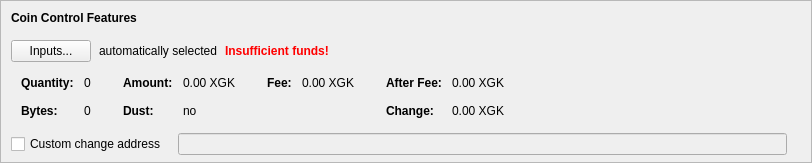
    <widget class="QFrame" name="frameCoinControl">
     <property name="sizePolicy">
      <sizepolicy hsizetype="Expanding" vsizetype="Expanding">
       <horstretch>0</horstretch>
       <verstretch>0</verstretch>
      </sizepolicy>
     </property>
     <property name="maximumSize">
      <size>
       <width>16777215</width>
       <height>16777215</height>
      </size>
     </property>
     <property name="frameShape">
      <enum>QFrame::StyledPanel</enum>
     </property>
     <property name="frameShadow">
      <enum>QFrame::Sunken</enum>
     </property>
     <layout class="QVBoxLayout" name="verticalLayoutCoinControl2">
      <property name="spacing">
       <number>0</number>
      </property>
      <property name="leftMargin">
       <number>0</number>
      </property>
      <property name="topMargin">
       <number>0</number>
      </property>
      <property name="rightMargin">
       <number>0</number>
      </property>
      <property name="bottomMargin">
       <number>6</number>
      </property>
      <item>
       <layout class="QVBoxLayout" name="verticalLayoutCoinControl" stretch="0,0,0,0,1">
        <property name="spacing">
         <number>0</number>
        </property>
        <property name="leftMargin">
         <number>10</number>
        </property>
        <property name="topMargin">
         <number>10</number>
        </property>
        <item>
         <layout class="QHBoxLayout" name="horizontalLayoutCoinControl1">
          <property name="bottomMargin">
           <number>15</number>
          </property>
          <item>
           <widget class="QLabel" name="labelCoinControlFeatures">
            <property name="sizePolicy">
             <sizepolicy hsizetype="Preferred" vsizetype="Maximum">
              <horstretch>0</horstretch>
              <verstretch>0</verstretch>
             </sizepolicy>
            </property>
            <property name="font">
             <font>
              <weight>75</weight>
              <bold>true</bold>
             </font>
            </property>
            <property name="styleSheet">
             <string notr="true">font-weight:bold;</string>
            </property>
            <property name="text">
             <string>Coin Control Features</string>
            </property>
           </widget>
          </item>
         </layout>
        </item>
        <item>
         <layout class="QHBoxLayout" name="horizontalLayoutCoinControl2" stretch="0,0,0,0">
          <property name="spacing">
           <number>8</number>
          </property>
          <property name="bottomMargin">
           <number>10</number>
          </property>
          <item>
           <widget class="QPushButton" name="pushButtonCoinControl">
            <property name="styleSheet">
             <string notr="true"/>
            </property>
            <property name="text">
             <string>Inputs...</string>
            </property>
            <property name="autoDefault">
             <bool>false</bool>
            </property>
           </widget>
          </item>
          <item>
           <widget class="QLabel" name="labelCoinControlAutomaticallySelected">
            <property name="text">
             <string>automatically selected</string>
            </property>
            <property name="margin">
             <number>5</number>
            </property>
           </widget>
          </item>
          <item>
           <widget class="QLabel" name="labelCoinControlInsuffFunds">
            <property name="font">
             <font>
              <weight>75</weight>
              <bold>true</bold>
             </font>
            </property>
            <property name="styleSheet">
             <string notr="true">color:red;font-weight:bold;</string>
            </property>
            <property name="text">
             <string>Insufficient funds!</string>
            </property>
            <property name="margin">
             <number>5</number>
            </property>
           </widget>
          </item>
          <item>
           <spacer name="horizontalSpacerCoinControl">
            <property name="orientation">
             <enum>Qt::Horizontal</enum>
            </property>
            <property name="sizeHint" stdset="0">
             <size>
              <width>40</width>
              <height>1</height>
             </size>
            </property>
           </spacer>
          </item>
         </layout>
        </item>
        <item>
         <widget class="QWidget" name="widgetCoinControl" native="true">
          <property name="sizePolicy">
           <sizepolicy hsizetype="Preferred" vsizetype="Preferred">
            <horstretch>0</horstretch>
            <verstretch>0</verstretch>
           </sizepolicy>
          </property>
          <property name="minimumSize">
           <size>
            <width>0</width>
            <height>0</height>
           </size>
          </property>
          <property name="styleSheet">
           <string notr="true"/>
          </property>
          <layout class="QHBoxLayout" name="horizontalLayoutCoinControl5">
           <property name="leftMargin">
            <number>0</number>
           </property>
           <property name="topMargin">
            <number>0</number>
           </property>
           <property name="rightMargin">
            <number>0</number>
           </property>
           <property name="bottomMargin">
            <number>0</number>
           </property>
           <item>
            <layout class="QHBoxLayout" name="horizontalLayoutCoinControl3" stretch="0,0,0,1">
             <property name="spacing">
              <number>20</number>
             </property>
             <property name="topMargin">
              <number>0</number>
             </property>
             <property name="bottomMargin">
              <number>10</number>
             </property>
             <item>
              <layout class="QFormLayout" name="formLayoutCoinControl1">
               <property name="horizontalSpacing">
                <number>10</number>
               </property>
               <property name="verticalSpacing">
                <number>14</number>
               </property>
               <property name="leftMargin">
                <number>10</number>
               </property>
               <property name="topMargin">
                <number>4</number>
               </property>
               <property name="rightMargin">
                <number>6</number>
               </property>
               <item row="0" column="0">
                <widget class="QLabel" name="labelCoinControlQuantityText">
                 <property name="font">
                  <font>
                   <weight>75</weight>
                   <bold>true</bold>
                  </font>
                 </property>
                 <property name="text">
                  <string>Quantity:</string>
                 </property>
                 <property name="margin">
                  <number>0</number>
                 </property>
                </widget>
               </item>
               <item row="0" column="1">
                <widget class="QLabel" name="labelCoinControlQuantity">
                 <property name="cursor">
                  <cursorShape>IBeamCursor</cursorShape>
                 </property>
                 <property name="contextMenuPolicy">
                  <enum>Qt::ActionsContextMenu</enum>
                 </property>
                 <property name="text">
                  <string notr="true">0</string>
                 </property>
                 <property name="margin">
                  <number>0</number>
                 </property>
                 <property name="textInteractionFlags">
                  <set>Qt::LinksAccessibleByMouse|Qt::TextSelectableByKeyboard|Qt::TextSelectableByMouse</set>
                 </property>
                </widget>
               </item>
               <item row="1" column="0">
                <widget class="QLabel" name="labelCoinControlBytesText">
                 <property name="font">
                  <font>
                   <weight>75</weight>
                   <bold>true</bold>
                  </font>
                 </property>
                 <property name="text">
                  <string>Bytes:</string>
                 </property>
                </widget>
               </item>
               <item row="1" column="1">
                <widget class="QLabel" name="labelCoinControlBytes">
                 <property name="cursor">
                  <cursorShape>IBeamCursor</cursorShape>
                 </property>
                 <property name="contextMenuPolicy">
                  <enum>Qt::ActionsContextMenu</enum>
                 </property>
                 <property name="text">
                  <string notr="true">0</string>
                 </property>
                 <property name="textInteractionFlags">
                  <set>Qt::LinksAccessibleByMouse|Qt::TextSelectableByKeyboard|Qt::TextSelectableByMouse</set>
                 </property>
                </widget>
               </item>
              </layout>
             </item>
             <item>
              <layout class="QFormLayout" name="formLayoutCoinControl2">
               <property name="horizontalSpacing">
                <number>10</number>
               </property>
               <property name="verticalSpacing">
                <number>14</number>
               </property>
               <property name="leftMargin">
                <number>6</number>
               </property>
               <property name="topMargin">
                <number>4</number>
               </property>
               <property name="rightMargin">
                <number>6</number>
               </property>
               <item row="0" column="0">
                <widget class="QLabel" name="labelCoinControlAmountText">
                 <property name="font">
                  <font>
                   <weight>75</weight>
                   <bold>true</bold>
                  </font>
                 </property>
                 <property name="text">
                  <string>Amount:</string>
                 </property>
                 <property name="margin">
                  <number>0</number>
                 </property>
                </widget>
               </item>
               <item row="0" column="1">
                <widget class="QLabel" name="labelCoinControlAmount">
                 <property name="cursor">
                  <cursorShape>IBeamCursor</cursorShape>
                 </property>
                 <property name="contextMenuPolicy">
                  <enum>Qt::ActionsContextMenu</enum>
                 </property>
                 <property name="text">
                  <string notr="true">0.00 XGK</string>
                 </property>
                 <property name="textInteractionFlags">
                  <set>Qt::LinksAccessibleByMouse|Qt::TextSelectableByKeyboard|Qt::TextSelectableByMouse</set>
                 </property>
                </widget>
               </item>
               <item row="1" column="0">
                <widget class="QLabel" name="labelCoinControlLowOutputText">
                 <property name="font">
                  <font>
                   <weight>75</weight>
                   <bold>true</bold>
                  </font>
                 </property>
                 <property name="text">
                  <string>Dust:</string>
                 </property>
                </widget>
               </item>
               <item row="1" column="1">
                <widget class="QLabel" name="labelCoinControlLowOutput">
                 <property name="cursor">
                  <cursorShape>IBeamCursor</cursorShape>
                 </property>
                 <property name="contextMenuPolicy">
                  <enum>Qt::ActionsContextMenu</enum>
                 </property>
                 <property name="text">
                  <string notr="true">no</string>
                 </property>
                 <property name="textInteractionFlags">
                  <set>Qt::LinksAccessibleByMouse|Qt::TextSelectableByKeyboard|Qt::TextSelectableByMouse</set>
                 </property>
                </widget>
               </item>
              </layout>
             </item>
             <item>
              <layout class="QFormLayout" name="formLayoutCoinControl3">
               <property name="horizontalSpacing">
                <number>10</number>
               </property>
               <property name="verticalSpacing">
                <number>14</number>
               </property>
               <property name="leftMargin">
                <number>6</number>
               </property>
               <property name="topMargin">
                <number>4</number>
               </property>
               <property name="rightMargin">
                <number>6</number>
               </property>
               <item row="0" column="0">
                <widget class="QLabel" name="labelCoinControlFeeText">
                 <property name="font">
                  <font>
                   <weight>75</weight>
                   <bold>true</bold>
                  </font>
                 </property>
                 <property name="text">
                  <string>Fee:</string>
                 </property>
                 <property name="margin">
                  <number>0</number>
                 </property>
                </widget>
               </item>
               <item row="0" column="1">
                <widget class="QLabel" name="labelCoinControlFee">
                 <property name="cursor">
                  <cursorShape>IBeamCursor</cursorShape>
                 </property>
                 <property name="contextMenuPolicy">
                  <enum>Qt::ActionsContextMenu</enum>
                 </property>
                 <property name="text">
                  <string notr="true">0.00 XGK</string>
                 </property>
                 <property name="textInteractionFlags">
                  <set>Qt::LinksAccessibleByMouse|Qt::TextSelectableByKeyboard|Qt::TextSelectableByMouse</set>
                 </property>
                </widget>
               </item>
             </layout>
             </item>
             <item>
              <layout class="QFormLayout" name="formLayoutCoinControl4">
               <property name="horizontalSpacing">
                <number>10</number>
               </property>
               <property name="verticalSpacing">
                <number>14</number>
               </property>
               <property name="leftMargin">
                <number>6</number>
               </property>
               <property name="topMargin">
                <number>4</number>
               </property>
               <property name="rightMargin">
                <number>6</number>
               </property>
               <item row="0" column="0">
                <widget class="QLabel" name="labelCoinControlAfterFeeText">
                 <property name="font">
                  <font>
                   <weight>75</weight>
                   <bold>true</bold>
                  </font>
                 </property>
                 <property name="text">
                  <string>After Fee:</string>
                 </property>
                 <property name="margin">
                  <number>0</number>
                 </property>
                </widget>
               </item>
               <item row="0" column="1">
                <widget class="QLabel" name="labelCoinControlAfterFee">
                 <property name="cursor">
                  <cursorShape>IBeamCursor</cursorShape>
                 </property>
                 <property name="contextMenuPolicy">
                  <enum>Qt::ActionsContextMenu</enum>
                 </property>
                 <property name="text">
                  <string notr="true">0.00 XGK</string>
                 </property>
                 <property name="textInteractionFlags">
                  <set>Qt::LinksAccessibleByMouse|Qt::TextSelectableByKeyboard|Qt::TextSelectableByMouse</set>
                 </property>
                </widget>
               </item>
               <item row="1" column="0">
                <widget class="QLabel" name="labelCoinControlChangeText">
                 <property name="font">
                  <font>
                   <weight>75</weight>
                   <bold>true</bold>
                  </font>
                 </property>
                 <property name="text">
                  <string>Change:</string>
                 </property>
                </widget>
               </item>
               <item row="1" column="1">
                <widget class="QLabel" name="labelCoinControlChange">
                 <property name="cursor">
                  <cursorShape>IBeamCursor</cursorShape>
                 </property>
                 <property name="contextMenuPolicy">
                  <enum>Qt::ActionsContextMenu</enum>
                 </property>
                 <property name="text">
                  <string notr="true">0.00 XGK</string>
                 </property>
                 <property name="textInteractionFlags">
                  <set>Qt::LinksAccessibleByMouse|Qt::TextSelectableByKeyboard|Qt::TextSelectableByMouse</set>
                 </property>
                </widget>
               </item>
              </layout>
             </item>
            </layout>
           </item>
          </layout>
         </widget>
        </item>
        <item>
         <layout class="QHBoxLayout" name="horizontalLayoutCoinControl4" stretch="0,0,0">
          <property name="spacing">
           <number>12</number>
          </property>
          <property name="sizeConstraint">
           <enum>QLayout::SetDefaultConstraint</enum>
          </property>
          <property name="topMargin">
           <number>5</number>
          </property>
          <property name="rightMargin">
           <number>5</number>
          </property>
          <item>
           <widget class="QCheckBox" name="checkBoxCoinControlChange">
            <property name="toolTip">
             <string>If this is activated, but the change address is empty or invalid, change will be sent to a newly generated address.</string>
            </property>
            <property name="text">
             <string>Custom change address</string>
            </property>
           </widget>
          </item>
          <item>
           <widget class="QValidatedLineEdit" name="lineEditCoinControlChange">
            <property name="enabled">
             <bool>false</bool>
            </property>
            <property name="sizePolicy">
             <sizepolicy hsizetype="Expanding" vsizetype="Fixed">
              <horstretch>0</horstretch>
              <verstretch>0</verstretch>
             </sizepolicy>
            </property>
           </widget>
          </item>
          <item>
           <widget class="QLabel" name="labelCoinControlChangeLabel">
            <property name="sizePolicy">
             <sizepolicy hsizetype="Preferred" vsizetype="Expanding">
              <horstretch>0</horstretch>
              <verstretch>0</verstretch>
             </sizepolicy>
            </property>
            <property name="minimumSize">
             <size>
              <width>0</width>
              <height>0</height>
             </size>
            </property>
            <property name="text">
             <string/>
            </property>
            <property name="margin">
             <number>3</number>
            </property>
           </widget>
          </item>
         </layout>
        </item>
        <item>
         <spacer name="verticalSpacerCoinControl">
          <property name="orientation">
           <enum>Qt::Vertical</enum>
          </property>
          <property name="sizeHint" stdset="0">
           <size>
            <width>800</width>
            <height>1</height>
           </size>
          </property>
         </spacer>
        </item>
       </layout>
      </item>
     </layout>
    </widget>
